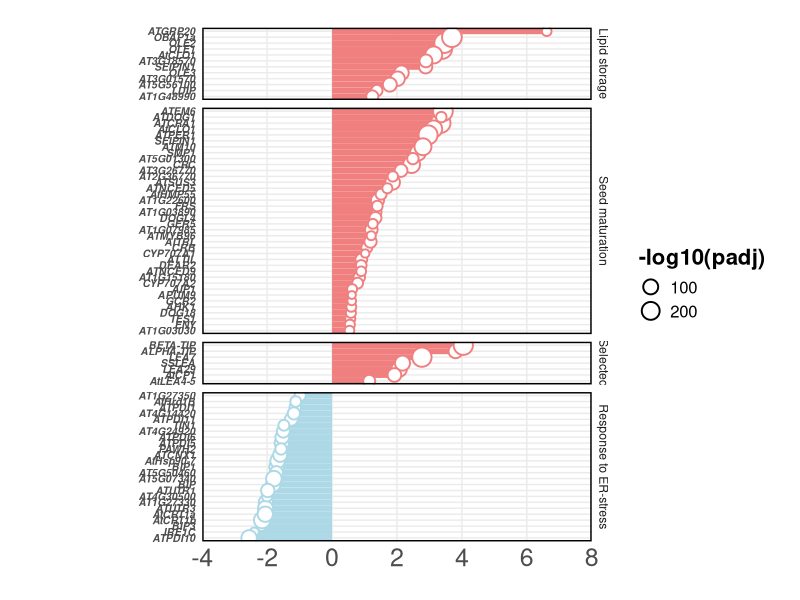

R code for this plot:


library(ggplot2)


data <- read.csv("GenesSel_GO.tsv", sep = "\t", header = TRUE)
head(data)# Asegúrate de que 'data' contenga la columna de categorías llamada 'categories'
# Asegúrate de que 'data' contenga la columna de categorías llamada 'categories'



data$categories <- factor(data$categories, 
                          levels = c("Lipid storage", 
                                     "Seed maturation", 
                                     "Selected", 
                                     "Response to ER-stress"))

# Crear el Lollipop Plot ajustado
ggplot(data, aes(x = reorder(symbol, log2FoldChange), y = log2FoldChange, fill = categories)) + 
  # Segmento que conecta el eje con el punto
  geom_segment(aes(xend = symbol, y = 0, yend = log2FoldChange, color = log2FoldChange > 0), size = 2) +
  
  # Los puntos, con tamaño según adjPvalue y color según log2FoldChange
  geom_point(aes(size = -log10(padj), color = log2FoldChange > 0), shape = 21, stroke = 1, fill = "white") + 
  
  # Voltear el gráfico para tener genes en el eje Y
  coord_flip() + 
  
  # Colores para valores positivos y negativos de FoldChange
  scale_color_manual(values = c("lightblue", "lightcoral"), guide = "none") + 
  
  # Ajustar el tamaño de los círculos (escala de tamaño)
  scale_size_continuous(range = c(2, 6)) + 
  
  # Ajustar el estilo de los nombres de los genes (cursiva y tamaño más pequeño)
  theme_minimal() + 
  
  theme(
    # Ajustar el tamaño de las leyendas del eje Y
    axis.title.y = element_blank(),  # Eliminar el título del eje Y
    
    # Ajustar el tamaño de los números de la escala
    axis.text.x = element_text(size = 18),  # Tamaño de los números del eje X
    axis.text.y = element_text(size = 7.5, face = "bold.italic"),  # Tamaño de los nombres de los genes más reducido
    
    # Ajustar el tamaño de la leyenda de las categorías
    legend.title = element_text(size = 20, face = "bold"),  # Tamaño del título de la leyenda
    legend.text = element_text(size = 18),  # Tamaño del texto de la leyenda
    
    # Eliminar la cuadrícula
    panel.grid.minor = element_blank(),
    
    # Añadir borde negro alrededor de la figura
    panel.border = element_rect(color = "black", fill = NA, size = 1),
    
    # Centrar el título
    plot.title = element_text(hjust = 0.5, size = 18, face = "bold"),
    
    # Ajustar los márgenes: más espacio alrededor del gráfico
    plot.margin = margin(20, 20, 20, 100)
  ) + 
  
  # Ajustar la posición de los genes en el eje Y según su categoría
  facet_grid(categories ~ ., scales = "free_y", space = "free_y") +  # Crea facetas por categoría
  
  # Ajustar el espacio adicional en el eje X (para el log2FoldChange)
  scale_y_continuous(limits = c(-3, 7), expand = expansion(mult = c(0.1, 0.1))) +  # Aumentar espacio extra arriba y abajo
  
  # Ajustar el tamaño de la leyenda de -log10(padj)
  guides(size = guide_legend(title = "-log10(padj)", title.theme = element_text(size = 16), label.theme = element_text(size = 12))) +
  
  # Eliminar título del eje X
  labs(x = NULL, y = NULL)  # Sin título para eje X e Y
